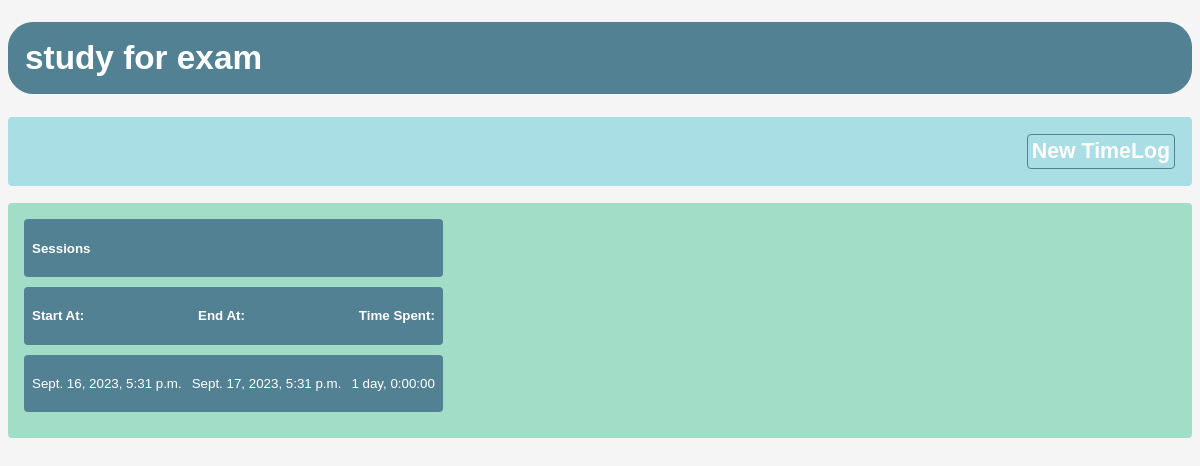
Page /activity/5/ on the committed database.
### myApp/models.py (models this page shows, shortened)
class Activity(models.Model):
    id = models.BigAutoField(primary_key=True)
    name = models.TextField()

class TimeLog(models.Model):
    id = models.BigAutoField(primary_key=True)
    start_time = models.DateTimeField()
    end_time = models.DateTimeField()
    activity = models.ForeignKey("Activity", on_delete=models.CASCADE)
    def time_spent(self):
        delta = timedelta()
        delta += (self.end_time - self.start_time)
        return str(delta)

### myApp/views.py (the view)
# urls.py: path("activity/<int:id>/", views.activity, name="activity"),
def activity(request, id):
    activity = Activity.objects.get(id=id)
    timelogs = TimeLog.objects.filter(activity=activity)
    return render(request, "myApp/activity.html", {"activity": activity, "timeLogs": timelogs})

### myApp/templates/myApp/activity.html (shortened to what this page needs)
<!DOCTYPE html>
<html lang="en">
<head>
    <link rel="stylesheet" href="../../static/myApp/style.css">
</head>
<body>
    <header>
        <h1>
            {{activity.name}}
        </h1>
        <h2><a href="/activity/{{activity.id}}/new_timelog/">New TimeLog</a></h2>
    </header>
    <main>
        <div>
            {% if timeLogs %}
                <div class="timelogHeader">
                    <p>Sessions</p>
                </div>
                <div class="padding"> </div>
                <div class="timelogHeader">
                    <p>Start At:</p>
                    <p>End At:</p>
                    <p>Time Spent:</p>
                </div>
                <div class="padding"> </div>
                {% for timelog in timeLogs %}
                <div class="ActivityTimeLog">
                <p>{{timelog.start_time}}</p>
                <div class="padding"> </div>
                <p>{{timelog.end_time}}</p>
                <div class="padding"> </div>
                <p>{{timelog.time_spent}}</p>
                </div>
                <div class="padding"> </div>
                {% endfor %}
            {% else %}
                <div class="ActivityTimeLog">
                    <p>You don't have any time logs!</p>
                </div>
            {% endif %}
        </div>
    </main>
</body>
</html>

### myApp/static/myApp/style.css (style rules this page uses)
:root { font-family:Verdana, Geneva, Tahoma, sans-serif; }
body { color: rgb(81, 129, 147); background-color: whitesmoke; }
h1 { color: white; font-size: 25pt; border: 1px solid rgb(81, 129, 147); border-radius: 25px; background-color: rgb(81, 129, 147); padding: 16px; display: flex; align-items: flex-start; gap: 8px; }
h2 { color: white; font-size: 16pt; border: 1px solid rgb(169, 222, 228); border-radius: 4px; background-color: rgb(169, 222, 228); padding: 16px; display: flex; justify-content: flex-end; align-items: flex-start; }
main { color: white; font-size: 16pt; border-radius: 4px; background-color: rgb(162, 222, 199); padding: 16px; display: flex; }
a:link, a:visited { color: white; border: 1px solid rgb(81, 129, 147); border-radius: 4px; padding: 4px; text-align: center; text-decoration: none; display: inline-block; }
.timelogHeader { font-size: 10pt; font-weight: bold; background-color: rgb(81, 129, 147); border-radius: 4px; padding: 8px; display: flex; justify-content: space-between; row-gap: 20px; }
.ActivityTimeLog { font-size: 10pt; background-color: rgb(81, 129, 147); border-radius: 4px; padding: 8px; display: flex; justify-content: space-between; row-gap: 20px; }
.padding { width: 10px; height: 10px; }

### rows in the picture
Activity: name "study for exam"
TimeLog: start_time "Sept. 16, 2023, 5:31 p.m.", end_time "Sept. 17, 2023, 5:31 p.m.", time_spent "1 day, 0:00:00"
